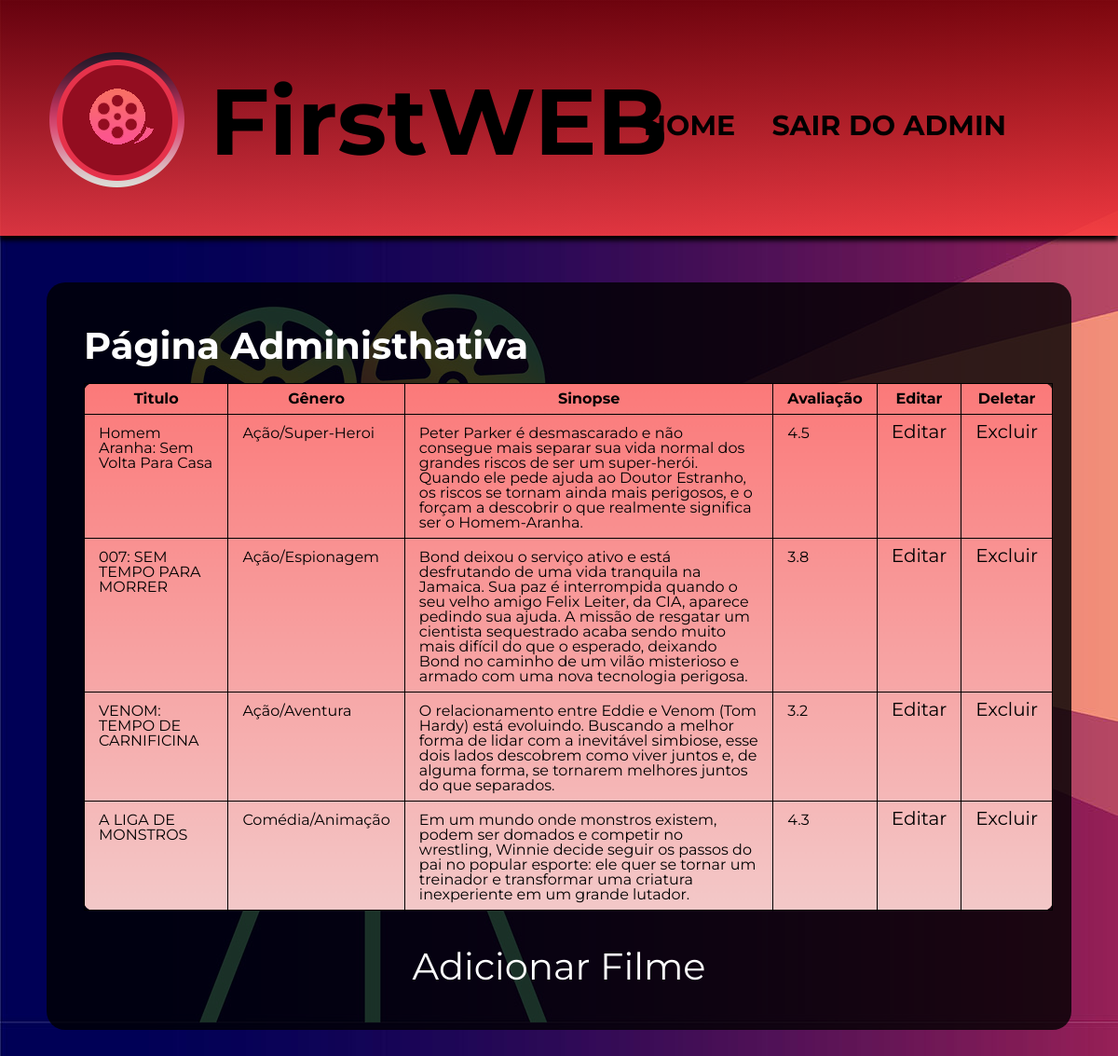
The app's page /admin/index.php with its own data.
### tables this page shows
CREATE TABLE `filmes` (
  `id` int(11) NOT NULL,
  `titulo` text NOT NULL,
  `sinopse` text NOT NULL,
  `avaliacao` float DEFAULT NULL,
  `genero` varchar(25) DEFAULT NULL,
  `imagem` varchar(200) DEFAULT NULL
);

### src/cartazCompleto.php (called while the page is built, shortened)
<?php
    class cartazCompleto
    {
        private $mysql;
        public function __construct(mysqli $mysql)
        {
            $this->mysql = $mysql;
        }
        public function exibirTodos(): array
        {
            $resultado = $this->mysql->query('SELECT id, titulo, sinopse, avaliacao, genero, imagem from filmes;');
            $artigos = $resultado->fetch_all(MYSQLI_ASSOC);
            return $artigos;
        }
    }
?>

### admin/index.php (the view, shortened to what this page needs)
<?php
require '../config.php';
include '../src/cartazCompleto.php';
$cartaz = new cartazCompleto($mysql);
$cartazes = $cartaz->exibirTodos();
?>
<!DOCTYPE html>
<html lang="pt-br">
<head>
    <link rel="stylesheet" href="../reset.css">
    <link rel="stylesheet" href="../style.css">
</head>
<body>
    <header>
        <div class="logo-container">
            <a href="../index.php">
                <h1><img src="../img/logo-firstweb.png"></h1>
            </a>
            <h2>FirstWEB</h2>
            <nav>
                <ul>
                    <li><a href="./index.php">Home</a></li>
                    <li><a href="../index.php">Sair do Admin</a></li>
                </ul>
            </nav>
        </div>
    </header>
    <main>
        <h3 class="admin-titulo"> Página Administhativa </h3>
        <table>
            <thead>
                <tr>
                    <th>Titulo</th>
                    <th>Gênero</th>
                    <th>Sinopse</th>
                    <th>Avaliação</th>
                    <th>Editar</th>
                    <th>Deletar</th>
                </tr>
            </thead>
            <tbody>
                <?php foreach ($cartazes as $cartaz) : ?>
                    <tr>
                        <td><?php echo $cartaz['titulo'] ?></td>
                        <td><?php echo $cartaz['genero'] ?></td>
                        <td><?php echo $cartaz['sinopse'] ?></td>
                        <td><?php echo $cartaz['avaliacao'] ?></td>
                        <td><a href="editar-filme.php?id=<?php echo $cartaz['id']; ?>" class="botao"> Editar </a></td>
                        <td><a href="excluir-filme.php?id=<?php echo $cartaz['id']; ?>" class="botao"> Excluir </a></td>
                    </tr>
                <?php endforeach ?>
            </tbody>
        </table>
        <div class="container-botao">
            <a href="adicionar-filme.php" class="botao-adicionar">Adicionar Filme</a>
        </div>
    </main>
</body>
</html>

### style.css (style rules this page uses)
body { background: url("./img/bg.jpg"); font-family: "Montserrat", sans-serif; }
header { background-image: linear-gradient(#770202da, #fd3d3dda); box-shadow: 0 5px 5px black; }
.logo-container { position: relative; width: 100%; display: inline-block; }
nav { position: absolute; top: 120px; right:100px; }
nav li { display: inline; margin: 0 10px 0 15px; }
nav a { font-weight: bold; text-transform: uppercase; color: black; font-size: 30px; text-decoration: none; margin-right: 10px; transition: 0.8s; }
h2 { position: absolute; right: 0; top: 80px; left: 225px; font-size: 100px; font-weight: bold; }
main { padding: 3em 0; margin: 50px 50px 50px 50px; background-color: rgba(0, 0, 0, 0.8); border-radius: 20px; }
.admin-titulo { color: white; margin-left: 40px; font-size: 40px; font-weight: bold; }
table { margin: 20px 20px 40px 40px; background: linear-gradient(#fb7979, #f3c8c8); border-radius: 10px; }
thead { color: black; font-weight: bold; }
td, th { border: 1px solid #000000; padding: 8px 15px; }
.botao { text-decoration: none; color: black; font-size: 20px; transition: 400ms; }
.container-botao { width: 940px; margin-left: auto; margin-right: auto; text-align: center; }
.botao-adicionar { color: white; text-decoration: none; font-size: 40px; text-align: center; transition: 800ms; }

### records on screen
filmes: titulo "Homem Aranha: Sem Volta Para Casa", genero "Ação/Super-Heroi", sinopse "Peter Parker é desmascarado e não consegue mais separar sua vida normal dos grandes riscos de ser um super-herói. Quando ele pede ajuda ao Doutor Estranho, os riscos se tornam ainda mais perigosos, e o forçam a descobrir o que realmente significa ser o Homem-Aranha.", avaliacao "4.5"
filmes: titulo "007: SEM TEMPO PARA MORRER", genero "Ação/Espionagem", sinopse "Bond deixou o serviço ativo e está desfrutando de uma vida tranquila na Jamaica. Sua paz é interrompida quando o seu velho amigo Felix Leiter, da CIA, aparece pedindo sua ajuda. A missão de resgatar um cientista sequestrado acaba sendo muito mais difícil do que o esperado, deixando Bond no caminho de um vilão misterioso e armado com uma nova tecnologia perigosa.", avaliacao "3.8"
filmes: titulo "VENOM: TEMPO DE CARNIFICINA", genero "Ação/Aventura", sinopse "O relacionamento entre Eddie e Venom (Tom Hardy) está evoluindo. Buscando a melhor forma de lidar com a inevitável simbiose, esse dois lados descobrem como viver juntos e, de alguma forma, se tornarem melhores juntos do que separados.", avaliacao "3.2"
filmes: titulo "A LIGA DE MONSTROS", genero "Comédia/Animação", sinopse "Em um mundo onde monstros existem, podem ser domados e competir no wrestling, Winnie decide seguir os passos do pai no popular esporte: ele quer se tornar um treinador e transformar uma criatura inexperiente em um grande lutador.", avaliacao "4.3"
